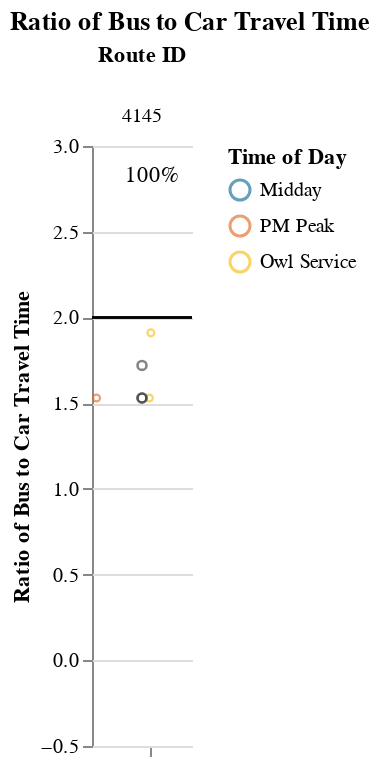
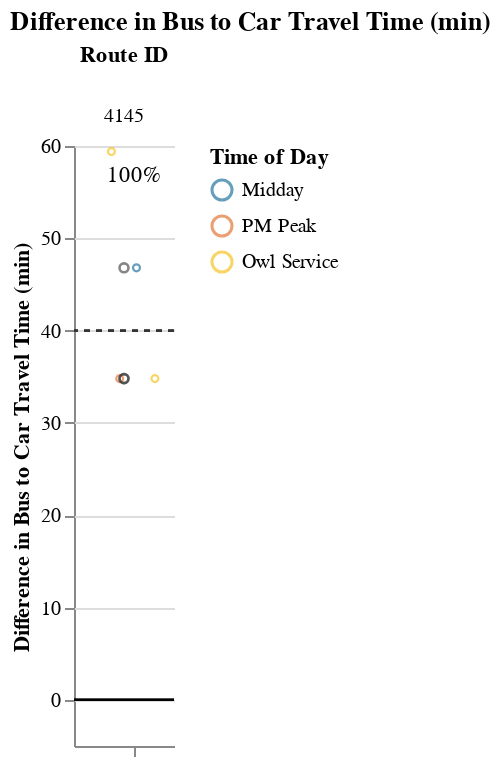

The cell these charts' notebook holds for them, in order:
### Markdown cell above
### Long Routes (> 1.5 hrs)

### Code cell
route_group = "long"
try:
    display_charts_for_route_group(df, route_group)
except:
    print("No routes meet this criteria.")

### Figure 1 — Vega-Lite specification as saved in the notebook (floating-point values rounded to 4 significant figures)
{"config": {"view": {"continuousWidth": 400, "continuousHeight": 300, "stroke": null}, "facet": {"spacing": 0}}, "data": {"name": "data-c1bb350b64e611c94951612216f8d98d"}, "facet": {"column": {"field": "route_id", "sort": ["4145"], "title": "Route ID", "type": "nominal"}}, "spec": {"layer": [{"mark": "rule", "encoding": {"color": {"value": "black"}, "y": {"field": "cutoff", "type": "quantitative"}}, "selection": {"selector005": {"type": "interval", "bind": "scales", "encodings": ["x", "y"]}}}, {"mark": {"type": "point", "opacity": 0.65, "size": 12, "strokeWidth": 1.1}, "encoding": {"color": {"field": "time_of_day", "scale": {"range": ["#136C97", "#E16B26", "#F6BF16", "#00896B", "#7790A3", "#5B559C"]}, "sort": ["AM Peak", "Midday", "PM Peak", "Owl Service"], "title": "Time of Day", "type": "nominal"}, "tooltip": [{"field": "route_id", "type": "nominal"}, {"field": "route_name", "type": "nominal"}, {"field": "trip_id", "type": "nominal"}, {"field": "service_hours", "type": "quantitative"}, {"field": "car_duration_hours", "type": "quantitative"}, {"field": "bus_multiplier", "type": "quantitative"}, {"field": "bus_difference", "type": "quantitative"}, {"field": "num_trips", "type": "quantitative"}, {"field": "num_competitive", "type": "quantitative"}, {"field": "pct_trips_competitive", "type": "quantitative"}, {"field": "p25", "type": "quantitative"}, {"field": "p50", "type": "quantitative"}, {"field": "p75", "type": "quantitative"}], "x": {"axis": {"grid": false, "labels": false, "ticks": true, "values": [0]}, "field": "jitter", "scale": {}, "title": null, "type": "quantitative"}, "y": {"field": "bus_multiplier", "scale": {"domain": [-0.25, 3.0]}, "title": "Ratio of Bus to Car Travel Time", "type": "quantitative"}}, "transform": [{"calculate": "sqrt(-2*log(random()))*cos(2*PI*random())", "as": "jitter"}], "width": 50}, {"layer": [{"mark": {"type": "point", "opacity": 0.6, "size": 20, "strokeWidth": 1.3}, "encoding": {"color": {"value": "#323434"}, "y": {"field": "bus_multiplier", "type": "quantitative"}}, "transform": [{"filter": "(datum.p50_trip === 1)"}]}, {"mark": {"type": "text", "align": "center", "baseline": "middle"}, "encoding": {"color": {"value": "black"}, "text": {"field": "pct_trips_competitive", "format": ".0%", "type": "quantitative"}, "tooltip": [{"field": "route_id", "type": "nominal"}, {"field": "route_name", "type": "nominal"}, {"field": "trip_id", "type": "nominal"}, {"field": "service_hours", "type": "quantitative"}, {"field": "car_duration_hours", "type": "quantitative"}, {"field": "bus_multiplier", "type": "quantitative"}, {"field": "bus_difference", "type": "quantitative"}, {"field": "num_trips", "type": "quantitative"}, {"field": "num_competitive", "type": "quantitative"}, {"field": "pct_trips_competitive", "type": "quantitative"}, {"field": "p25", "type": "quantitative"}, {"field": "p50", "type": "quantitative"}, {"field": "p75", "type": "quantitative"}], "x": {"value": 30}, "y": {"value": 15}}, "transform": [{"calculate": "sqrt(-2*log(random()))*cos(2*PI*random())", "as": "jitter"}, {"filter": "(datum.fastest_trip === 1)"}]}]}]}, "resolve": {"scale": {"y": "shared"}}, "title": "Ratio of Bus to Car Travel Time", "$schema": "https://vega.github.io/schema/vega-lite/v4.17.0.json", "datasets": {"data-c1bb350b64e611c94951612216f8d98d": [{"calitp_itp_id": 231, "trip_key": 325231493539073480, "trip_id": "143-17108614", "shape_id": "12886", "route_id": "4145", "service_hours": 1.67, "trip_first_departure_ts": 61800, "trip_last_arrival_ts": 67800, "departure_hour": 17, "time_of_day": "PM Peak", "p25": 1.67, "p50": 1.77, "p75": 1.923, "p50_trip": 1, "fastest_trip": 1, "car_duration_hours": 1.09, "competitive_route": 1, "bus_multiplier": 1.53, "bus_difference": 34.8, "num_trips": 4, "num_competitive": 4, "pct_trips_competitive": 1.0, "bus_difference_spread": 24.6, "route_group": "long", "max_trip_hrs": 2.08, "max_trip_route_group": 2.08, "below_cutoff": 2, "pct_below_cutoff": 0.5, "name": "City of Ojai", "caltrans_district": "07 - Los Angeles", "drmt_organization_name": null, "route_name": "86", "cutoff2": 40, "cutoff": 2}, {"calitp_itp_id": 231, "trip_key": 8354290119125291543, "trip_id": "143-05208623", "shape_id": "11262", "route_id": "4145", "service_hours": 1.67, "trip_first_departure_ts": 19200, "trip_last_arrival_ts": 25200, "departure_hour": 5, "time_of_day": "Owl Service", "p25": 1.67, "p50": 1.77, "p75": 1.923, "p50_trip": 1, "fastest_trip": 0, "car_duration_hours": 1.09, "competitive_route": 1, "bus_multiplier": 1.53, "bus_difference": 34.8, "num_trips": 4, "num_competitive": 4, "pct_trips_competitive": 1.0, "bus_difference_spread": 24.6, "route_group": "long", "max_trip_hrs": 2.08, "max_trip_route_group": 2.08, "below_cutoff": 2, "pct_below_cutoff": 0.5, "name": "City of Ojai", "caltrans_district": "07 - Los Angeles", "drmt_organization_name": null, "route_name": "86", "cutoff2": 40, "cutoff": 2}, {"calitp_itp_id": 231, "trip_key": 2491461771339546239, "trip_id": "143-16108625", "shape_id": "12886", "route_id": "4145", "service_hours": 1.87, "trip_first_departure_ts": 58200, "trip_last_arrival_ts": 64920, "departure_hour": 16, "time_of_day": "Midday", "p25": 1.67, "p50": 1.77, "p75": 1.923, "p50_trip": 1, "fastest_trip": 0, "car_duration_hours": 1.09, "competitive_route": 1, "bus_multiplier": 1.72, "bus_difference": 46.8, "num_trips": 4, "num_competitive": 4, "pct_trips_competitive": 1.0, "bus_difference_spread": 24.6, "route_group": "long", "max_trip_hrs": 2.08, "max_trip_route_group": 2.08, "below_cutoff": 2, "pct_below_cutoff": 0.5, "name": "City of Ojai", "caltrans_district": "07 - Los Angeles", "drmt_organization_name": null, "route_name": "86", "cutoff2": 40, "cutoff": 2}, {"calitp_itp_id": 231, "trip_key": -4679069931446308244, "trip_id": "143-05558628", "shape_id": "11262", "route_id": "4145", "service_hours": 2.08, "trip_first_departure_ts": 21300, "trip_last_arrival_ts": 28800, "departure_hour": 5, "time_of_day": "Owl Service", "p25": 1.67, "p50": 1.77, "p75": 1.923, "p50_trip": 0, "fastest_trip": 0, "car_duration_hours": 1.09, "competitive_route": 1, "bus_multiplier": 1.91, "bus_difference": 59.4, "num_trips": 4, "num_competitive": 4, "pct_trips_competitive": 1.0, "bus_difference_spread": 24.6, "route_group": "long", "max_trip_hrs": 2.08, "max_trip_route_group": 2.08, "below_cutoff": 2, "pct_below_cutoff": 0.5, "name": "City of Ojai", "caltrans_district": "07 - Los Angeles", "drmt_organization_name": null, "route_name": "86", "cutoff2": 40, "cutoff": 2}]}}

### Figure 2 — Vega-Lite specification as saved in the notebook (floating-point values rounded to 4 significant figures)
{"config": {"view": {"continuousWidth": 400, "continuousHeight": 300, "stroke": null}, "facet": {"spacing": 0}}, "data": {"name": "data-927e75ac1af0ee61635ffd35d07df652"}, "facet": {"column": {"field": "route_id", "sort": ["4145"], "title": "Route ID", "type": "nominal"}}, "spec": {"layer": [{"mark": "rule", "encoding": {"color": {"value": "black"}, "y": {"field": "cutoff", "type": "quantitative"}}, "selection": {"selector006": {"type": "interval", "bind": "scales", "encodings": ["x", "y"]}}}, {"mark": {"type": "rule", "strokeDash": [3, 3]}, "encoding": {"color": {"value": "#323434"}, "y": {"field": "cutoff2", "type": "quantitative"}}}, {"mark": {"type": "point", "opacity": 0.65, "size": 12, "strokeWidth": 1.1}, "encoding": {"color": {"field": "time_of_day", "scale": {"range": ["#136C97", "#E16B26", "#F6BF16", "#00896B", "#7790A3", "#5B559C"]}, "sort": ["AM Peak", "Midday", "PM Peak", "Owl Service"], "title": "Time of Day", "type": "nominal"}, "tooltip": [{"field": "route_id", "type": "nominal"}, {"field": "route_name", "type": "nominal"}, {"field": "trip_id", "type": "nominal"}, {"field": "service_hours", "type": "quantitative"}, {"field": "car_duration_hours", "type": "quantitative"}, {"field": "bus_multiplier", "type": "quantitative"}, {"field": "bus_difference", "type": "quantitative"}, {"field": "num_trips", "type": "quantitative"}, {"field": "num_competitive", "type": "quantitative"}, {"field": "pct_trips_competitive", "type": "quantitative"}, {"field": "p25", "type": "quantitative"}, {"field": "p50", "type": "quantitative"}, {"field": "p75", "type": "quantitative"}], "x": {"axis": {"grid": false, "labels": false, "ticks": true, "values": [0]}, "field": "jitter", "scale": {}, "title": null, "type": "quantitative"}, "y": {"field": "bus_difference", "scale": {"domain": [-5, 59.4]}, "title": "Difference in Bus to Car Travel Time (min)", "type": "quantitative"}}, "transform": [{"calculate": "sqrt(-2*log(random()))*cos(2*PI*random())", "as": "jitter"}], "width": 50}, {"layer": [{"mark": {"type": "point", "opacity": 0.6, "size": 20, "strokeWidth": 1.3}, "encoding": {"color": {"value": "#323434"}, "y": {"field": "bus_difference", "type": "quantitative"}}, "transform": [{"filter": "(datum.p50_trip === 1)"}]}, {"mark": {"type": "text", "align": "center", "baseline": "middle"}, "encoding": {"color": {"value": "black"}, "text": {"field": "pct_trips_competitive", "format": ".0%", "type": "quantitative"}, "tooltip": [{"field": "route_id", "type": "nominal"}, {"field": "route_name", "type": "nominal"}, {"field": "trip_id", "type": "nominal"}, {"field": "service_hours", "type": "quantitative"}, {"field": "car_duration_hours", "type": "quantitative"}, {"field": "bus_multiplier", "type": "quantitative"}, {"field": "bus_difference", "type": "quantitative"}, {"field": "num_trips", "type": "quantitative"}, {"field": "num_competitive", "type": "quantitative"}, {"field": "pct_trips_competitive", "type": "quantitative"}, {"field": "p25", "type": "quantitative"}, {"field": "p50", "type": "quantitative"}, {"field": "p75", "type": "quantitative"}], "x": {"value": 30}, "y": {"value": 15}}, "transform": [{"calculate": "sqrt(-2*log(random()))*cos(2*PI*random())", "as": "jitter"}, {"filter": "(datum.fastest_trip === 1)"}]}]}]}, "resolve": {"scale": {"y": "shared"}}, "title": "Difference in Bus to Car Travel Time (min)", "$schema": "https://vega.github.io/schema/vega-lite/v4.17.0.json", "datasets": {"data-927e75ac1af0ee61635ffd35d07df652": [{"calitp_itp_id": 231, "trip_key": 325231493539073480, "trip_id": "143-17108614", "shape_id": "12886", "route_id": "4145", "service_hours": 1.67, "trip_first_departure_ts": 61800, "trip_last_arrival_ts": 67800, "departure_hour": 17, "time_of_day": "PM Peak", "p25": 1.67, "p50": 1.77, "p75": 1.923, "p50_trip": 1, "fastest_trip": 1, "car_duration_hours": 1.09, "competitive_route": 1, "bus_multiplier": 1.53, "bus_difference": 34.8, "num_trips": 4, "num_competitive": 4, "pct_trips_competitive": 1.0, "bus_difference_spread": 24.6, "route_group": "long", "max_trip_hrs": 2.08, "max_trip_route_group": 2.08, "below_cutoff": 2, "pct_below_cutoff": 0.5, "name": "City of Ojai", "caltrans_district": "07 - Los Angeles", "drmt_organization_name": null, "route_name": "86", "cutoff2": 40, "cutoff": 0}, {"calitp_itp_id": 231, "trip_key": 8354290119125291543, "trip_id": "143-05208623", "shape_id": "11262", "route_id": "4145", "service_hours": 1.67, "trip_first_departure_ts": 19200, "trip_last_arrival_ts": 25200, "departure_hour": 5, "time_of_day": "Owl Service", "p25": 1.67, "p50": 1.77, "p75": 1.923, "p50_trip": 1, "fastest_trip": 0, "car_duration_hours": 1.09, "competitive_route": 1, "bus_multiplier": 1.53, "bus_difference": 34.8, "num_trips": 4, "num_competitive": 4, "pct_trips_competitive": 1.0, "bus_difference_spread": 24.6, "route_group": "long", "max_trip_hrs": 2.08, "max_trip_route_group": 2.08, "below_cutoff": 2, "pct_below_cutoff": 0.5, "name": "City of Ojai", "caltrans_district": "07 - Los Angeles", "drmt_organization_name": null, "route_name": "86", "cutoff2": 40, "cutoff": 0}, {"calitp_itp_id": 231, "trip_key": 2491461771339546239, "trip_id": "143-16108625", "shape_id": "12886", "route_id": "4145", "service_hours": 1.87, "trip_first_departure_ts": 58200, "trip_last_arrival_ts": 64920, "departure_hour": 16, "time_of_day": "Midday", "p25": 1.67, "p50": 1.77, "p75": 1.923, "p50_trip": 1, "fastest_trip": 0, "car_duration_hours": 1.09, "competitive_route": 1, "bus_multiplier": 1.72, "bus_difference": 46.8, "num_trips": 4, "num_competitive": 4, "pct_trips_competitive": 1.0, "bus_difference_spread": 24.6, "route_group": "long", "max_trip_hrs": 2.08, "max_trip_route_group": 2.08, "below_cutoff": 2, "pct_below_cutoff": 0.5, "name": "City of Ojai", "caltrans_district": "07 - Los Angeles", "drmt_organization_name": null, "route_name": "86", "cutoff2": 40, "cutoff": 0}, {"calitp_itp_id": 231, "trip_key": -4679069931446308244, "trip_id": "143-05558628", "shape_id": "11262", "route_id": "4145", "service_hours": 2.08, "trip_first_departure_ts": 21300, "trip_last_arrival_ts": 28800, "departure_hour": 5, "time_of_day": "Owl Service", "p25": 1.67, "p50": 1.77, "p75": 1.923, "p50_trip": 0, "fastest_trip": 0, "car_duration_hours": 1.09, "competitive_route": 1, "bus_multiplier": 1.91, "bus_difference": 59.4, "num_trips": 4, "num_competitive": 4, "pct_trips_competitive": 1.0, "bus_difference_spread": 24.6, "route_group": "long", "max_trip_hrs": 2.08, "max_trip_route_group": 2.08, "below_cutoff": 2, "pct_below_cutoff": 0.5, "name": "City of Ojai", "caltrans_district": "07 - Los Angeles", "drmt_organization_name": null, "route_name": "86", "cutoff2": 40, "cutoff": 0}]}}
